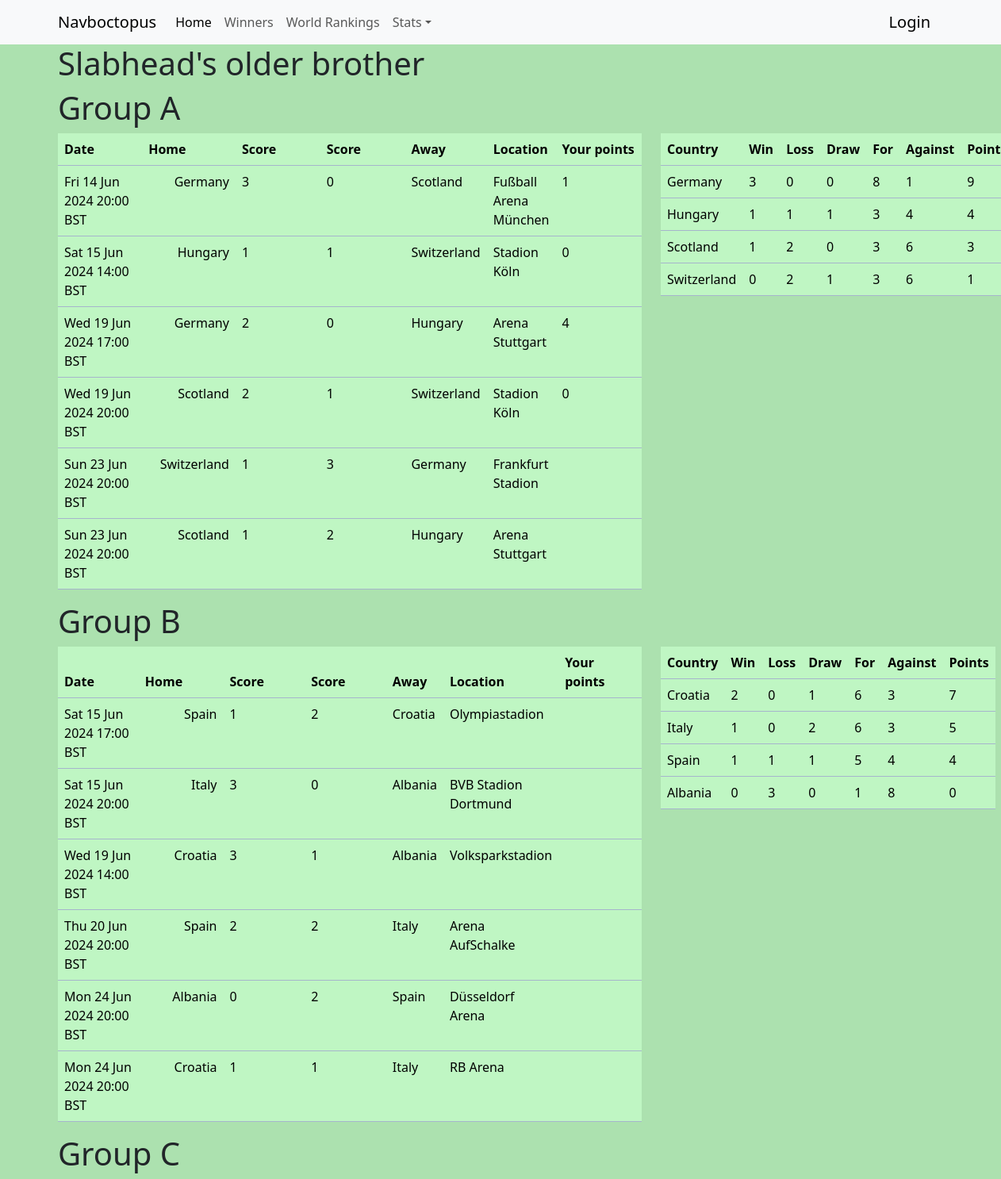
/predictions/20 (upper part), run on the app's committed database.
### predictor/models.py (models this page shows, shortened)
class Prediction(models.Model):
    country = models.CharField(max_length=50,default=None,null=True)
    match_choice = models.ForeignKey(Score,on_delete=models.CASCADE)
    score = models.IntegerField(null=True,blank=True)
    score_aet = models.IntegerField(null=True,blank=True)
    penalties = models.IntegerField(null=True,blank=True)
    user = models.ForeignKey(User,on_delete=models.CASCADE)
    points = models.IntegerField(null=True)
    exact = models.IntegerField(null=True)
    actual = models.CharField(null=True,max_length=50)

class Score(models.Model):
    country = models.ForeignKey(Country,on_delete=models.CASCADE,blank=True,null=True,default=211)
    date = models.DateTimeField()
    match_number = models.ForeignKey(Match,on_delete=models.CASCADE)
    stage = models.CharField(max_length=20)
    home_away = models.CharField(max_length=20)
    location = models.CharField(max_length=50,default=None,null=True)
    group = models.ForeignKey(Group, verbose_name=("Group"),on_delete=models.CASCADE,null=True,blank=True)

class Group(models.Model):
    letter = models.CharField(max_length=1)
    def __str__(self) -> str:
        return f'Group {self.letter}'

class Country(models.Model):
    name = models.CharField(max_length=28)
    fifa_ranking = models.IntegerField()
    fifa_points = models.DecimalField(decimal_places=1,max_digits=6)
    short_name = models.CharField(max_length=23)
    class Meta:
        verbose_name_plural = "countries"

### predictor/views.py (the view)
# urls.py: path('predictions/<int:id>',views.SeeUserPredictions.as_view(),name='predictions'),
class SeeUserPredictions(View):
    template_name = 'predictor/prediction/closed_predictions.html'
    def get(self, request,id):
        user_name = User.objects.filter(id=id).get()
        context = get_group_tables(request,user_name)
        context['user_name'] = user_name
        return render(request,self.template_name,context)

### predictor/models.py (called while the page is built)
    def __str__(self) -> str:
        return f'{self.match_number}'

### predictor/templates/predictor/prediction/closed_predictions.html (shortened to what this page needs)
{% extends 'predictor/base.html' %}
{% block content %}
{% load static %}
{% load tz %}
<div class="container">
            <h1>{{user_name}}</h1>
        {% for group in grouped %}
        <div class="row">
        <h1>{{group.0.0.match_choice.group}}</h1>
        <div class="col-12 col-lg-8">
        <div
        class="table-responsive"
    >
    <table
    class="table table-primary"
    >
    <thead>
        <tr>
            <th class="col-2 d-none d-lg-table-cell" scope="col">Date</th>
            <th class="col-2 justify-content-end" scope="col">Home</th>
            <th class="col-2" scope="col">Score</th>
            <th class="col-2" scope="col">Score</th>
            <th scope="col-2">Away</th>
            <th class="d-none d-lg-table-cell">Location</th>
            <th class="col-2" scope="col">Your points</th>
        </tr>
    </thead>
    <tbody>
        {% for match in group %}
            <tr class="">
                <td class="d-none d-lg-table-cell">{{match.0.match_choice.date|timezone:"Europe/London"|date:"D d M Y H:s e"}}</td>
                <td class="text-end">{{match.0.match_choice.country.name}}</td>
                <td>{{match.0.score}}</td>
                <td>{{match.1.score}}</td>
                <td>{{match.1.match_choice.country.name}}</td>
                <td class="d-none d-lg-table-cell">{{match.1.match_choice.location}}</td>
                <td>{% if match.0.points != None %}{{match.0.points}}{% endif %}</td>
            </tr>
            {% endfor %}
        </tbody>
    </table>
</div>
</div>
<div class="col-4">
    <table
    class="table table-primary"
    >
    <thead>
        <tr>
            <th scope="col">Country</th>
            <th scope="col">Win</th>
            <th scope="col">Loss</th>
            <th scope="col">Draw</th>
            <th scope="col">For</th>
            <th scope="col">Against</th>
            <th scope="col">Points</th>
        </tr>
    </thead>
    <tbody>
    {% for result in stuff|slice:forloop.counter|last %}
    <tr>
        <td>{{result.country}}</td>
        <td>{{result.wins}}</td>
        <td>{{result.losses}}</td>
        <td>{{result.draws}}</td>
        <td>{{result.goals_for}}</td>
        <td>{{result.goals_against}}</td>
        <td>{{result.points}}</td>
        </tr>
        {% endfor %}
    </tbody>
    </table>
</div>
</div>
{% endfor %}
</div>
{% endblock content %}

### predictor/static/predictor/style/styles.css (style rules this page uses)
.table { --bs-table-bg:#BFF6C3; }
body { background-color: #ACE1AF; }

### data on the page
Prediction: match_choice.letter "Group A", match_choice.date "Fri 14 Jun 2024 20:00 BST", match_choice.name "Germany", score "3", score "0", name "Scotland", location "Fußball Arena München", points "1"
Prediction: match_choice.date "Sat 15 Jun 2024 14:00 BST", match_choice.name "Hungary", score "1", name "Switzerland", location "Stadion Köln", points "0"
Prediction: match_choice.date "Wed 19 Jun 2024 17:00 BST", match_choice.name "Germany", score "2", score "0", name "Hungary", location "Arena Stuttgart", points "4"
Prediction: match_choice.date "Wed 19 Jun 2024 20:00 BST", match_choice.name "Scotland", score "2", score "1", name "Switzerland", location "Stadion Köln", points "0"
Prediction: match_choice.date "Sun 23 Jun 2024 20:00 BST", match_choice.name "Switzerland", score "1", score "3", name "Germany", location "Frankfurt Stadion"
Prediction: match_choice.date "Sun 23 Jun 2024 20:00 BST", match_choice.name "Scotland", score "1", score "2", name "Hungary", location "Arena Stuttgart"
Country: country "Germany"
Country: country "Hungary"
Country: country "Scotland"
Country: country "Switzerland"
Prediction: match_choice.letter "Group B", match_choice.date "Sat 15 Jun 2024 17:00 BST", match_choice.name "Spain", score "1", score "2", name "Croatia", location "Olympiastadion"
Prediction: match_choice.date "Sat 15 Jun 2024 20:00 BST", match_choice.name "Italy", score "3", score "0", name "Albania", location "BVB Stadion Dortmund"
Prediction: match_choice.date "Wed 19 Jun 2024 14:00 BST", match_choice.name "Croatia", score "3", score "1", name "Albania", location "Volksparkstadion"
Prediction: match_choice.date "Thu 20 Jun 2024 20:00 BST", match_choice.name "Spain", score "2", name "Italy", location "Arena AufSchalke"
Prediction: match_choice.date "Mon 24 Jun 2024 20:00 BST", match_choice.name "Albania", score "0", score "2", name "Spain", location "Düsseldorf Arena"
Prediction: match_choice.date "Mon 24 Jun 2024 20:00 BST", match_choice.name "Croatia", score "1", name "Italy", location "RB Arena"
Country: country "Croatia"
Country: country "Italy"
Country: country "Spain"
Country: country "Albania"
Prediction: match_choice.letter "Group C"

### other printed values
{{ user_name }} "Slabhead's older brother"
{{ result.wins }} "3" "1" "1" "0" "2" "1" "1" "0"
{{ result.losses }} "0" "1" "2" "2" "0" "0" "1" "3"
{{ result.draws }} "0" "1" "0" "1" "1" "2" "1" "0"
{{ result.goals_for }} "8" "3" "3" "3" "6" "6" "5" "1"
{{ result.goals_against }} "1" "4" "6" "6" "3" "3" "4" "8"
{{ result.points }} "9" "4" "3" "1" "7" "5" "4" "0"
